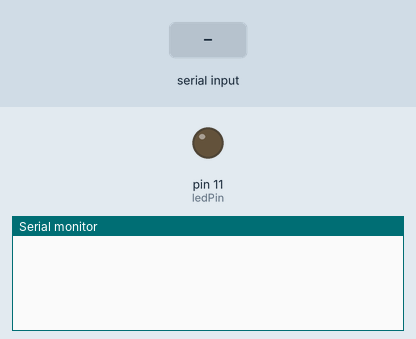
This sketch was run on a simulated Arduino Uno, built with avr-gcc and run on an emulated ATmega328P. Shown: output pins drawn as LEDs (lit = HIGH), the last lines printed to the serial monitor. The test bench sets the inputs (shaded band).

Above: at 1.2 s.
1.3 s: "LED \n" received over Serial
At 3.5 s:
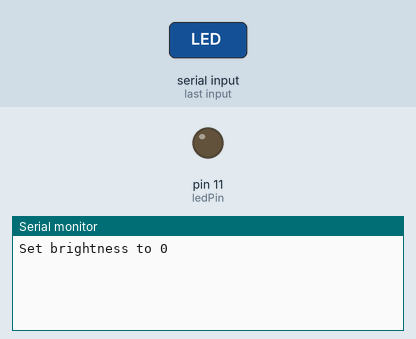
3.8 s: "90,45\n" received over Serial
At 5.7 s:
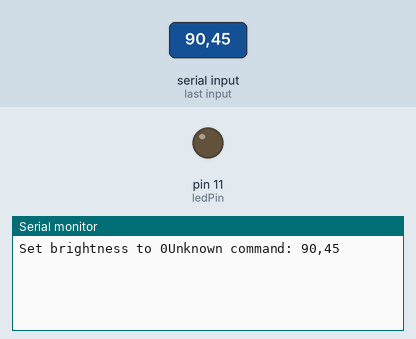
6.3 s: "5\n" received over Serial
At 8.7 s:
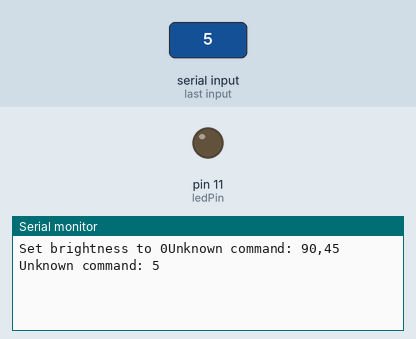

The sketch:

command.ino
```cpp
/* Arduino Serial Command Program - Derek Molloy (www.derekmolloy.ie)
*   for the book Exploring Raspberry Pi */

int ledPin = 11;          // LED with PWM brightness control

void setup() {            // called once on start up
   // A baud rate of 115200 (8-bit with No parity and 1 stop bit)
   Serial.begin(115200, SERIAL_8N1);
   pinMode(ledPin, OUTPUT);         // the LED is an output
}

void loop() {              // loops forever
   String command;
   char buffer[100];       // stores the return buffer on each loop
   if (Serial.available()>0){                 // bytes received
      command = Serial.readStringUntil('\0'); // C strings end with \0
      if(command.substring(0,4) == "LED "){   // begins with "LED "?
         String intString = command.substring(4, command.length());
         int level = intString.toInt();       // extract the int
         if(level>=0 && level<=255){          // is it in range?
            analogWrite(ledPin, level);       // yes, write out
            sprintf(buffer, "Set brightness to %d", level);
         }
         else{                                // no, error message back
            sprintf(buffer, "Error: %d is out of range", level);
         }
      }                                       // otherwise, unknown cmd
      else{ sprintf(buffer, "Unknown command: %s", command.c_str()); }
      Serial.print(buffer);               // send the buffer to the RPi
   }
}
```

Measured:
- after the input at 1.3 s, the serial monitor: prints a new line after 1.0 s (image 1)
- after the input at 3.8 s, the serial monitor: prints a new line after 1.0 s (image 2)
- after the input at 6.3 s, the serial monitor: prints a new line after 1.0 s (image 3)
